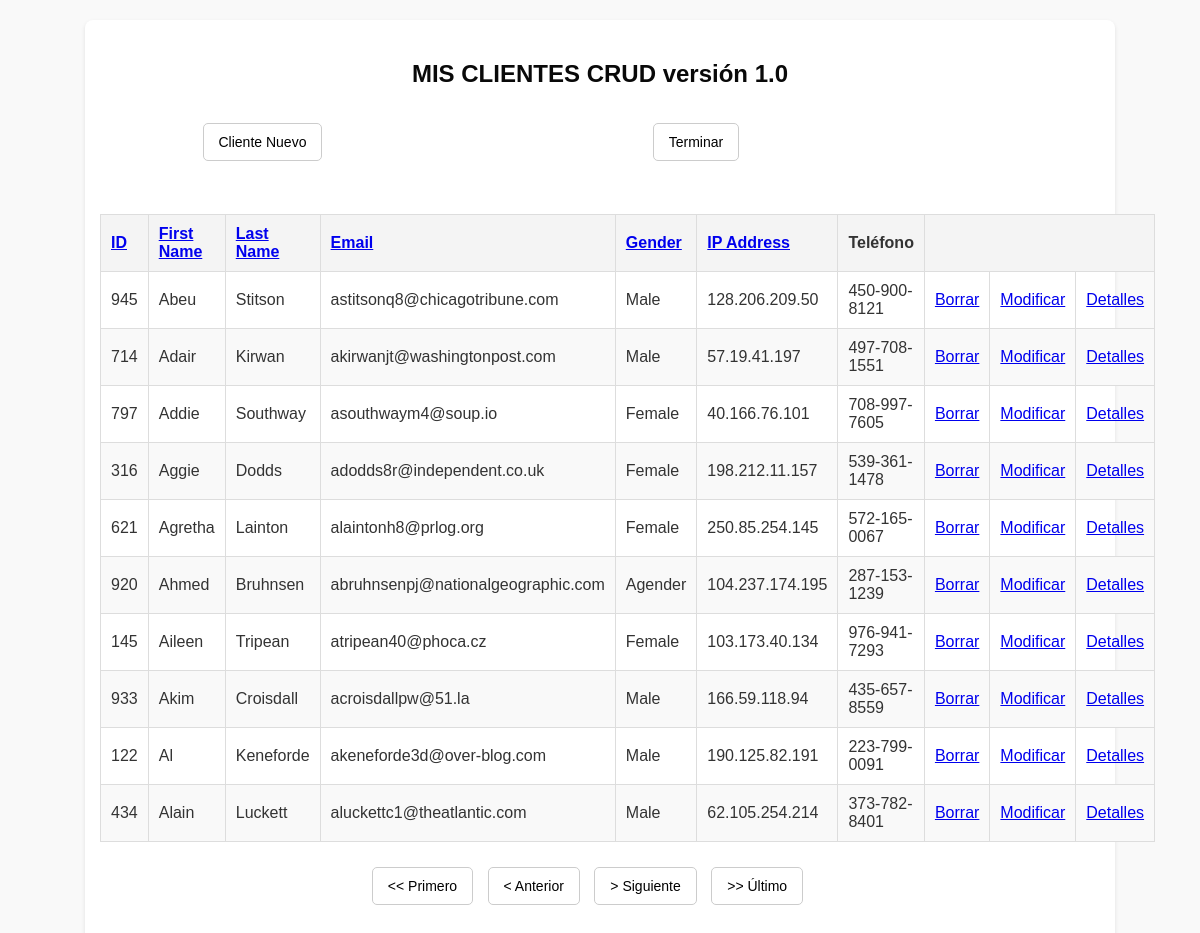
/index.php?filtrar=first_name (signed in), run on the app's committed database.
### tables this page shows
create table clientes (
	id INT(8) auto_increment not null,
	first_name VARCHAR(50),
	last_name VARCHAR(50),
	email VARCHAR(50),
	gender VARCHAR(50),
	ip_address VARCHAR(20),
	telefono VARCHAR(50),
	CONSTRAINT pk_usuarios PRIMARY KEY(id)
);

### app/models/AccesoDatosPDO.php (called while the page is built, shortened)
<?php
class AccesoDatosPDO
{
    private static $modelo = null;
    private $dbh = null;
    public static function getModelo()
    {
        if (self::$modelo == null) {
            self::$modelo = new AccesoDatosPDO();
        }
        return self::$modelo;
    }
    private function __construct()
    {
        try {
            $dsn = "mysql:host=" . DB_SERVER . ";dbname=" . DATABASE . ";charset=utf8";
            $this->dbh = new PDO($dsn, DB_USER, DB_PASSWD);
            $this->dbh->setAttribute(PDO::ATTR_ERRMODE, PDO::ERRMODE_EXCEPTION);
        } catch (PDOException $e) {
            echo "Error de conexión " . $e->getMessage();
            exit();
        }
    }
    public function getClientes($primero, $cuantos, $filtro): array
    {
        $tuser = [];
        $stmt_usuarios  = $this->dbh->prepare("select * from clientes " . $filtro . " limit $primero,$cuantos");
        $stmt_usuarios->setFetchMode(PDO::FETCH_CLASS, 'Cliente');
        if ($stmt_usuarios->execute()) {
            while ($user = $stmt_usuarios->fetch()) {
                $tuser[] = $user;
            }
        }
        return $tuser;
    }
}

### app/models/Cliente.php (called while the page is built, shortened)
<?php
class Cliente {
   function __get($name)
   {
       if ( property_exists($this,$name)){
           return $this->$name;
       }
   }
}

### app/views/list.php (the view)
<form>
    <table>
        <tr>
            <td style="border: none !important;">
                <button type="submit" name="orden" value="Nuevo" <?= $_SESSION['rol'] === 0 ? 'style="display: none;"' : '' ?>> Cliente Nuevo </button><br>
            </td>
            <td style="border: none !important;">
                <button type="submit" name="orden" value="Terminar"> Terminar </button>
            </td>
        </tr>
    </table>
</form>
<br>
<table>
    <thead>
        <tr>
            <th><a href="?filtrar=id">ID</a></th>
            <th><a href="?filtrar=first_name">First Name</a></th>
            <th><a href="?filtrar=last_name">Last Name</a></th>
            <th><a href="?filtrar=email">Email</a></th>
            <th><a href="?filtrar=gender">Gender</a></th>
            <th><a href="?filtrar=ip">IP Address</a></th>
            <th>Teléfono</th>
            <th colspan="3"></th>
        </tr>
    </thead>
    <tbody>
        <?php foreach ($tclientes as $cli): ?>
            <tr>
                <td><?= $cli->id ?> </td>
                <td><?= $cli->first_name ?> </td>
                <td><?= $cli->last_name ?> </td>
                <td><?= $cli->email ?> </td>
                <td><?= $cli->gender ?> </td>
                <td><?= $cli->ip_address ?> </td>
                <td><?= $cli->telefono ?> </td>
                <td <?= $_SESSION['rol'] === 0 ? 'style="display: none;"' : '' ?>><a href="#" onclick="confirmarBorrar('<?= $cli->first_name ?>','<?= $cli->id ?>');"  >Borrar</a></td>
                <td <?= $_SESSION['rol'] === 0 ? 'style="display: none;"' : '' ?>><a href="?orden=Modificar&id=<?= $cli->id ?>"  >Modificar</a></td>
                <td><a href="?orden=Detalles&id=<?= $cli->id ?>">Detalles</a></td>
            </tr>
        <?php endforeach; ?>
    </tbody>
</table>
<form>
    <button name="nav" value="Primero"><< Primero </button>
    <button name="nav" value="Anterior">< Anterior </button>
    <button name="nav" value="Siguiente"> > Siguiente </button>
    <button name="nav" value="Ultimo"> >> Último </button>
</form>

### web/css/default.css (style rules this page uses)
body { font-family: Arial, sans-serif; margin: 0; padding: 0; background-color: #f9f9f9; color: #333; }
table { width: 100%; border-collapse: collapse; margin-bottom: 20px; }
th, td { border: 1px solid #ddd; padding: 10px; text-align: left; }
th { background-color: #f4f4f4; font-weight: bold; }
tr:nth-child(even) { background-color: #f9f9f9; }
form { text-align: center; }
button { padding: 10px 15px; margin: 5px; border: 1px solid #ccc; border-radius: 5px; background-color: #ffffff; cursor: pointer; font-size: 14px; transition: background-color 0.3s; }
form { width: 800px; margin: 0 auto; }

### data on the page
clientes: id "945", first_name "Abeu", last_name "Stitson", email "astitsonq8@chicagotribune.com", gender "Male", ip_address "128.206.209.50", telefono "450-900-8121"
clientes: id "714", first_name "Adair", last_name "Kirwan", email "akirwanjt@washingtonpost.com", gender "Male", ip_address "57.19.41.197", telefono "497-708-1551"
clientes: id "797", first_name "Addie", last_name "Southway", email "asouthwaym4@soup.io", gender "Female", ip_address "40.166.76.101", telefono "708-997-7605"
clientes: id "316", first_name "Aggie", last_name "Dodds", email "adodds8r@independent.co.uk", gender "Female", ip_address "198.212.11.157", telefono "539-361-1478"
clientes: id "621", first_name "Agretha", last_name "Lainton", email "alaintonh8@prlog.org", gender "Female", ip_address "250.85.254.145", telefono "572-165-0067"
clientes: id "920", first_name "Ahmed", last_name "Bruhnsen", email "abruhnsenpj@nationalgeographic.com", gender "Agender", ip_address "104.237.174.195", telefono "287-153-1239"
clientes: id "145", first_name "Aileen", last_name "Tripean", email "atripean40@phoca.cz", gender "Female", ip_address "103.173.40.134", telefono "976-941-7293"
clientes: id "933", first_name "Akim", last_name "Croisdall", email "acroisdallpw@51.la", gender "Male", ip_address "166.59.118.94", telefono "435-657-8559"
clientes: id "122", first_name "Al", last_name "Keneforde", email "akeneforde3d@over-blog.com", gender "Male", ip_address "190.125.82.191", telefono "223-799-0091"
clientes: id "434", first_name "Alain", last_name "Luckett", email "aluckettc1@theatlantic.com", gender "Male", ip_address "62.105.254.214", telefono "373-782-8401"
